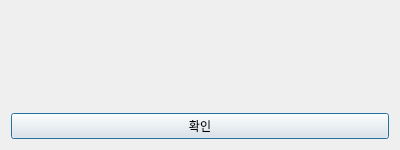
<?xml version="1.0" encoding="UTF-8"?>
<ui version="4.0">
 <class>Dialog</class>
 <widget class="QDialog" name="Dialog">
  <property name="geometry">
   <rect>
    <x>0</x>
    <y>0</y>
    <width>400</width>
    <height>150</height>
   </rect>
  </property>
  <property name="sizePolicy">
   <sizepolicy hsizetype="Fixed" vsizetype="Fixed">
    <horstretch>0</horstretch>
    <verstretch>0</verstretch>
   </sizepolicy>
  </property>
  <property name="minimumSize">
   <size>
    <width>400</width>
    <height>150</height>
   </size>
  </property>
  <property name="maximumSize">
   <size>
    <width>400</width>
    <height>150</height>
   </size>
  </property>
  <property name="windowTitle">
   <string>Error</string>
  </property>
  <layout class="QGridLayout" name="gridLayout">
   <item row="0" column="0">
    <widget class="QLabel" name="error_label">
     <property name="text">
      <string/>
     </property>
     <property name="alignment">
      <set>Qt::AlignCenter</set>
     </property>
    </widget>
   </item>
   <item row="1" column="0">
    <widget class="QPushButton" name="error_ok_btn">
     <property name="text">
      <string>확인</string>
     </property>
    </widget>
   </item>
  </layout>
 </widget>
 <resources/>
 <connections/>
</ui>
